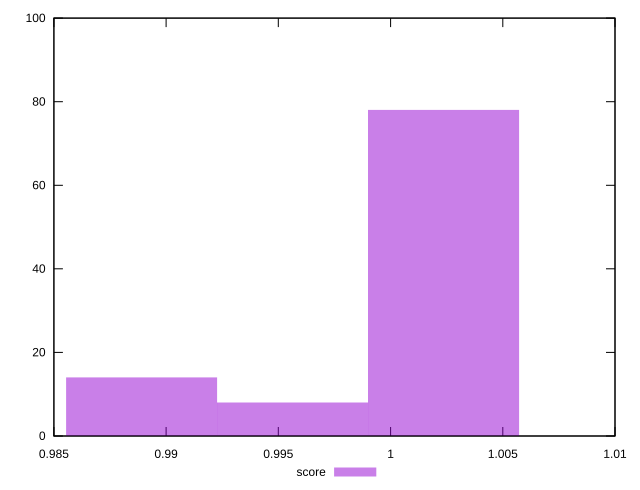

Write gnuplot code to recreate this figure.
reset
set terminal svg size 640, 490 enhanced background rgb 'white'
set output "reprap/speed-index/samples/pages+cached+noexternal+nofonts+nosvg+noimg/score/histogram.svg"

$score <<EOF
1.002360075627831 78
0.9889055779683971 14
0.995632826798114 8
EOF

set key outside below
set boxwidth 0.006727248829716987
set yrange [0:100]
set style fill transparent solid 0.5 noborder

plot \
  $score title "score" with boxes, \


reset
